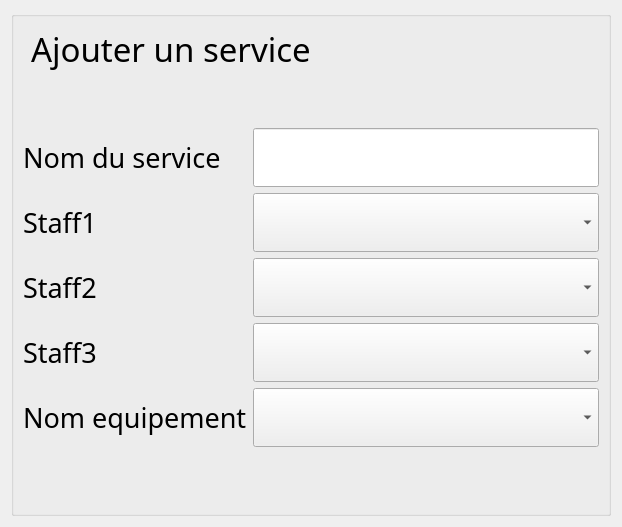
      <widget class="QWidget" name="AjoutService">
       <layout class="QHBoxLayout" name="horizontalLayout_101">
        <item>
         <widget class="QGroupBox" name="groupBox_5">
          <property name="font">
           <font>
            <family>Quicksand SemiBold</family>
            <pointsize>28</pointsize>
           </font>
          </property>
          <property name="title">
           <string/>
          </property>
          <layout class="QVBoxLayout" name="verticalLayout_59">
           <item>
            <layout class="QGridLayout" name="gridLayout_11">
             <item row="1" column="0">
              <widget class="QLabel" name="nom_service">
               <property name="font">
                <font>
                 <family>Quicksand SemiBold</family>
                 <pointsize>20</pointsize>
                </font>
               </property>
               <property name="text">
                <string>Nom du service</string>
               </property>
              </widget>
             </item>
             <item row="3" column="0">
              <widget class="QLabel" name="staff2">
               <property name="font">
                <font>
                 <family>Quicksand SemiBold</family>
                 <pointsize>20</pointsize>
                </font>
               </property>
               <property name="text">
                <string>Staff2</string>
               </property>
              </widget>
             </item>
             <item row="5" column="1">
              <widget class="QComboBox" name="comboBox_AjoutEquip"/>
             </item>
             <item row="2" column="0">
              <widget class="QLabel" name="staff1">
               <property name="font">
                <font>
                 <family>Quicksand SemiBold</family>
                 <pointsize>20</pointsize>
                </font>
               </property>
               <property name="text">
                <string>Staff1</string>
               </property>
              </widget>
             </item>
             <item row="3" column="1">
              <widget class="QComboBox" name="comboBox_AjoutStaff2"/>
             </item>
             <item row="4" column="0">
              <widget class="QLabel" name="staff3">
               <property name="font">
                <font>
                 <family>Quicksand SemiBold</family>
                 <pointsize>20</pointsize>
                </font>
               </property>
               <property name="text">
                <string>Staff3</string>
               </property>
              </widget>
             </item>
             <item row="4" column="1">
              <widget class="QComboBox" name="comboBox_AjoutStaff3"/>
             </item>
             <item row="1" column="1">
              <widget class="QLineEdit" name="lineEdit_ajoutNomService"/>
             </item>
             <item row="2" column="1">
              <widget class="QComboBox" name="comboBox_AjoutStaff1"/>
             </item>
             <item row="5" column="0">
              <widget class="QLabel" name="label_18">
               <property name="font">
                <font>
                 <family>Quicksand SemiBold</family>
                 <pointsize>20</pointsize>
                </font>
               </property>
               <property name="text">
                <string>Nom equipement</string>
               </property>
              </widget>
             </item>
             <item row="0" column="0" colspan="2">
              <widget class="QLabel" name="label_69">
               <property name="font">
                <font>
                 <family>Quicksand SemiBold</family>
                 <pointsize>25</pointsize>
                </font>
               </property>
               <property name="styleSheet">
                <string notr="true">margin-bottom:50px;</string>
               </property>
               <property name="text">
                <string>Ajouter un service</string>
               </property>
              </widget>
             </item>
            </layout>
           </item>
           <item>
            <layout class="QHBoxLayout" name="horizontalLayout_100">
             <item alignment="Qt::AlignBottom">
              <widget class="QPushButton" name="pushButton_AnnulerAjoutService">
               <property name="maximumSize">
                <size>
                 <width>50</width>
                 <height>16777215</height>
                </size>
               </property>
               <property name="styleSheet">
                <string notr="true">#pushButton_AnnulerAjoutService{
background-color: transparent;
border-image: url(:/pics/pics/precedent.png);
background: none;
border: none;
background-repeat: none;
}</string>
               </property>
               <property name="text">
                <string/>
               </property>
              </widget>
             </item>
             <item>
              <spacer name="horizontalSpacer_72">
               <property name="orientation">
                <enum>Qt::Horizontal</enum>
               </property>
               <property name="sizeHint" stdset="0">
                <size>
                 <width>40</width>
                 <height>20</height>
                </size>
               </property>
              </spacer>
             </item>
             <item alignment="Qt::AlignBottom">
              <widget class="QPushButton" name="pushButton_AjouterService">
               <property name="maximumSize">
                <size>
                 <width>50</width>
                 <height>16777215</height>
                </size>
               </property>
               <property name="styleSheet">
                <string notr="true">#pushButton_AjouterService{
background-color: transparent;
border-image: url(:/pics/pics/valider.png);
background: none;
border: none;
background-repeat: none;
}</string>
               </property>
               <property name="text">
                <string/>
               </property>
              </widget>
             </item>
            </layout>
           </item>
          </layout>
         </widget>
        </item>
       </layout>
      </widget>
